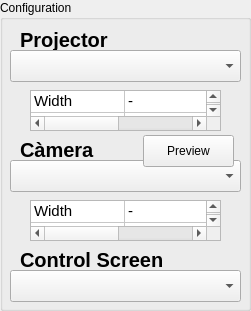
   <widget class="QGroupBox" name="groupBox">
    <property name="geometry">
     <rect>
      <x>20</x>
      <y>0</y>
      <width>251</width>
      <height>311</height>
     </rect>
    </property>
    <property name="title">
     <string>Configuration</string>
    </property>
    <widget class="QComboBox" name="cbox_available_projector_screens">
     <property name="geometry">
      <rect>
       <x>10</x>
       <y>50</y>
       <width>231</width>
       <height>32</height>
      </rect>
     </property>
    </widget>
    <widget class="QLabel" name="label_screen1">
     <property name="geometry">
      <rect>
       <x>20</x>
       <y>30</y>
       <width>211</width>
       <height>20</height>
      </rect>
     </property>
     <property name="font">
      <font>
       <pointsize>15</pointsize>
       <bold>true</bold>
       <underline>false</underline>
       <kerning>true</kerning>
      </font>
     </property>
     <property name="text">
      <string>Projector</string>
     </property>
    </widget>
    <widget class="QTableWidget" name="tbl_size_projector">
     <property name="geometry">
      <rect>
       <x>30</x>
       <y>90</y>
       <width>191</width>
       <height>41</height>
      </rect>
     </property>
     <property name="font">
      <font>
       <pointsize>11</pointsize>
      </font>
     </property>
     <property name="autoScroll">
      <bool>false</bool>
     </property>
     <property name="rowCount">
      <number>2</number>
     </property>
     <property name="columnCount">
      <number>2</number>
     </property>
     <attribute name="horizontalHeaderVisible">
      <bool>false</bool>
     </attribute>
     <attribute name="horizontalHeaderCascadingSectionResizes">
      <bool>false</bool>
     </attribute>
     <attribute name="horizontalHeaderMinimumSectionSize">
      <number>94</number>
     </attribute>
     <attribute name="horizontalHeaderDefaultSectionSize">
      <number>94</number>
     </attribute>
     <attribute name="horizontalHeaderHighlightSections">
      <bool>false</bool>
     </attribute>
     <attribute name="verticalHeaderVisible">
      <bool>false</bool>
     </attribute>
     <attribute name="verticalHeaderMinimumSectionSize">
      <number>19</number>
     </attribute>
     <attribute name="verticalHeaderDefaultSectionSize">
      <number>19</number>
     </attribute>
     <attribute name="verticalHeaderHighlightSections">
      <bool>false</bool>
     </attribute>
     <row/>
     <row/>
     <column/>
     <column/>
     <item row="0" column="0">
      <property name="text">
       <string>Width</string>
      </property>
      <property name="flags">
       <set>ItemIsEnabled</set>
      </property>
     </item>
     <item row="0" column="1">
      <property name="text">
       <string>-</string>
      </property>
      <property name="flags">
       <set>ItemIsEnabled</set>
      </property>
     </item>
     <item row="1" column="0">
      <property name="text">
       <string>Height</string>
      </property>
      <property name="flags">
       <set>ItemIsEnabled</set>
      </property>
     </item>
     <item row="1" column="1">
      <property name="text">
       <string>-</string>
      </property>
      <property name="flags">
       <set>ItemIsEnabled</set>
      </property>
     </item>
    </widget>
    <widget class="QTableWidget" name="tbl_size_camera">
     <property name="geometry">
      <rect>
       <x>30</x>
       <y>200</y>
       <width>191</width>
       <height>41</height>
      </rect>
     </property>
     <property name="font">
      <font>
       <pointsize>11</pointsize>
      </font>
     </property>
     <property name="autoScroll">
      <bool>false</bool>
     </property>
     <property name="rowCount">
      <number>2</number>
     </property>
     <property name="columnCount">
      <number>2</number>
     </property>
     <attribute name="horizontalHeaderVisible">
      <bool>false</bool>
     </attribute>
     <attribute name="horizontalHeaderCascadingSectionResizes">
      <bool>false</bool>
     </attribute>
     <attribute name="horizontalHeaderMinimumSectionSize">
      <number>94</number>
     </attribute>
     <attribute name="horizontalHeaderDefaultSectionSize">
      <number>94</number>
     </attribute>
     <attribute name="horizontalHeaderHighlightSections">
      <bool>false</bool>
     </attribute>
     <attribute name="verticalHeaderVisible">
      <bool>false</bool>
     </attribute>
     <attribute name="verticalHeaderMinimumSectionSize">
      <number>19</number>
     </attribute>
     <attribute name="verticalHeaderDefaultSectionSize">
      <number>19</number>
     </attribute>
     <attribute name="verticalHeaderHighlightSections">
      <bool>false</bool>
     </attribute>
     <row/>
     <row/>
     <column/>
     <column/>
     <item row="0" column="0">
      <property name="text">
       <string>Width</string>
      </property>
      <property name="flags">
       <set>ItemIsEnabled</set>
      </property>
     </item>
     <item row="0" column="1">
      <property name="text">
       <string>-</string>
      </property>
      <property name="flags">
       <set>ItemIsEnabled</set>
      </property>
     </item>
     <item row="1" column="0">
      <property name="text">
       <string>Height</string>
      </property>
      <property name="flags">
       <set>ItemIsEnabled</set>
      </property>
     </item>
     <item row="1" column="1">
      <property name="text">
       <string>-</string>
      </property>
      <property name="flags">
       <set>ItemIsEnabled</set>
      </property>
     </item>
    </widget>
    <widget class="QComboBox" name="cbox_available_cameras">
     <property name="geometry">
      <rect>
       <x>10</x>
       <y>160</y>
       <width>231</width>
       <height>32</height>
      </rect>
     </property>
    </widget>
    <widget class="QLabel" name="label_camera">
     <property name="geometry">
      <rect>
       <x>20</x>
       <y>139</y>
       <width>211</width>
       <height>21</height>
      </rect>
     </property>
     <property name="font">
      <font>
       <pointsize>15</pointsize>
       <bold>true</bold>
       <underline>false</underline>
       <kerning>true</kerning>
      </font>
     </property>
     <property name="text">
      <string>Càmera</string>
     </property>
    </widget>
    <widget class="QComboBox" name="cbox_available_control_screens">
     <property name="geometry">
      <rect>
       <x>10</x>
       <y>270</y>
       <width>231</width>
       <height>32</height>
      </rect>
     </property>
    </widget>
    <widget class="QLabel" name="label_controlScreen">
     <property name="geometry">
      <rect>
       <x>20</x>
       <y>250</y>
       <width>211</width>
       <height>20</height>
      </rect>
     </property>
     <property name="font">
      <font>
       <pointsize>15</pointsize>
       <bold>true</bold>
       <underline>false</underline>
       <kerning>true</kerning>
      </font>
     </property>
     <property name="text">
      <string>Control Screen</string>
     </property>
    </widget>
    <widget class="QPushButton" name="btn_preview_camera">
     <property name="geometry">
      <rect>
       <x>143</x>
       <y>135</y>
       <width>91</width>
       <height>32</height>
      </rect>
     </property>
     <property name="text">
      <string>Preview</string>
     </property>
    </widget>
   </widget>
